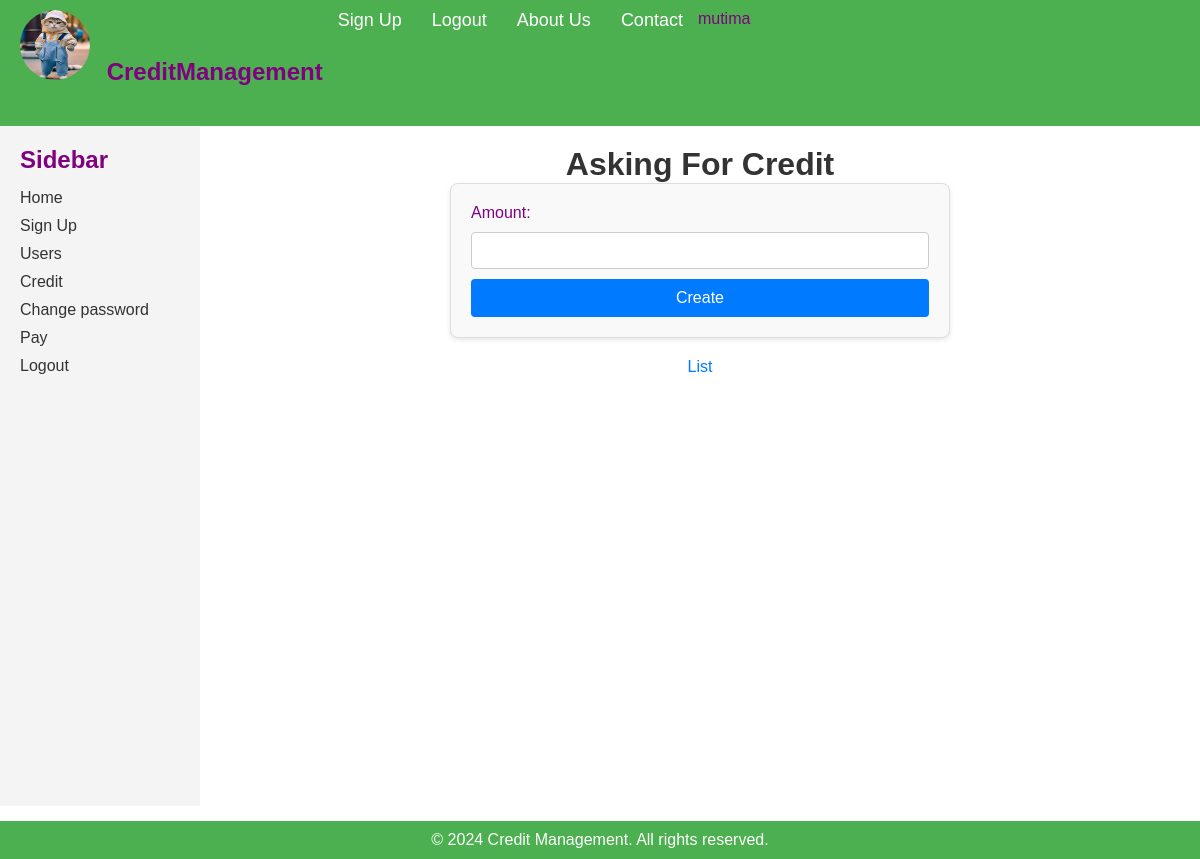
Page /credit_create (signed in) on the committed database.
### authentication/models.py (models this page shows)
class CustomUser(AbstractUser):
    class Gender(models.TextChoices):
        MALE = 'MALE', 'Male'
        FEMALE = 'FEMALE', 'Female'
    class Civility(models.TextChoices):
        MARRIED = 'MARRIED', 'Married'  # Fixed spelling
        UNMARRIED = 'UNMARRIED', 'Unmarried'  # Fixed spelling
    PROVINCES = [
        ('Kayanza', 'Kayanza'),
        ('Mwaro', 'Mwaro'),
        ('Bururi', 'Bururi'),
        ('Bujumbura-Mairie', 'Bujumbura-Mairie'),
        ('Bujumbura-Rurale', 'Bujumbura-Rurale'),
        ('Gitega', 'Gitega'),
        ('Rutana', 'Rutana'),
        ('Ngozi', 'Ngozi'),
        ('Cibitoke', 'Cibitoke'),
        ('Muyinga', 'Muyinga'),
        ('Kirundo', 'Kirundo'),
        ('Rumonge', 'Rumonge'),
        ('Makamba', 'Makamba'),
        ('Karusi', 'Karusi'),
        ('Ruyigi', 'Ruyigi'),
        ('Bubanza', 'Bubanza'),
    ]
    gender = models.CharField(
        max_length=10,
        verbose_name='Gender',
        choices=Gender.choices  # Use .choices here
    )
    civility = models.CharField(
        max_length=30,
        verbose_name='Civility',
        choices=Civility.choices  # Use .choices here
    )
    province = models.CharField(
        max_length=30,
        verbose_name='Province',
        choices=PROVINCES
    )
    birth_year = models.PositiveIntegerField(
        verbose_name='Birth Year',
        choices=[(year, year) for year in range(1900, datetime.now().year + 1)],
        default=datetime.now().year
    )
    profile_photo = models.ImageField(verbose_name='Profile Photo')  # Specify upload_to
    def __str__(self):
        return self.username

### credit/views.py (the view, shortened to what this page needs)
# urls.py: path('credit_create',CreditCreateView.as_view(),name='credit_create'),
class CreditCreateView(LoginRequiredMixin,CreateView):
	model=CreditModel
	form_class=CreditForm
	template_name='credit/credit.html'
	success_url=reverse_lazy('credit_list')

### credit/forms.py
class CreditForm(forms.ModelForm):
	class Meta:
		model=CreditModel
		fields=['amount']

### credit/templates/credit/credit.html (shortened to what this page needs)
{% extends "base.html" %}
{% block content %}
<h1>Asking For Credit</h1>
	<form method="POST">
		{{ form.as_p }}
		<button type="submit">Create</button>
	</form>
	<a class="back-link"  href="{% url 'credit_list' %}">List</a>
{% endblock content %}

### templates/base.html (shortened to what this page needs)
{% load static %}
<!DOCTYPE html>
<html lang="en">
<head>
    <link rel="stylesheet" href="{% static 'style.css' %}">
</head>
<body>
    <nav class="navbar">
        <div class="container">
            <div class="logo">
            <img  src={{ user.profile_photo.url }}>
            CreditManagement</div>
            <ul class="nav-links">
                <li><a href="{% url 'signup' %}">Sign Up</a></li>
                <li><a href="#">Logout</a></li>
                <li><a href="#about">About Us</a></li>
                <li><a href="#contact">Contact</a></li>
            </ul>
            <div class="user"><p>{{ user }}</p></div>
        </div>
    </nav>
    <div class="container">
        <aside class="sidebar">
            <h2>Sidebar</h2>
            <ul>
                <li><a href="{% url 'credit_home' %}">Home</a></li>
                <li><a href="{% url 'signup' %}">Sign Up</a></li>
                <li><a href="{% url 'user_list' %}">Users</a></li>
                <li><a href="{% url 'credit_create' %}">Credit</a></li>
                <li><a href="{% url 'change_password' %}">Change password</a></li>
                <li><a href="{% url 'logout' %}">Pay</a></li>
                <li><a href="{% url 'logout' %}">Logout</a></li>
            </ul>
        </aside>
        <main class="main-content">
            {% block content %}
            {% endblock content %}
        </main>
    </div>
    <footer class="footer">
        <p>&copy; 2024 Credit Management. All rights reserved.</p>
    </footer>
</body>
</html>

### static/style.css (style rules this page uses)
* { margin: 0; padding: 0; box-sizing: border-box; }
body { font-family: 'Arial', sans-serif; }
.navbar { background-color: #4CAF50; color: white; padding: 10px 20px; }
.container { display: flex; }
.logo { font-size: 24px; font-weight: bold; }
.logo img { width: 70px; height: 70px; border-radius: 50%; margin-right: 10px; }
.nav-links { list-style: none; display: flex; }
.nav-links li { margin: 0 15px; }
.nav-links a { color: white; text-decoration: none; font-size: 18px; transition: color 0.3s; }
.sidebar { width: 200px; height: 85vh; background-color: #f4f4f4; padding: 20px; }
.sidebar h2 { margin-bottom: 15px; }
.sidebar ul { list-style: none; }
.sidebar ul li { margin: 10px 0; }
.sidebar ul li a { text-decoration: none; color: #333; }
.main-content { flex: 1; padding: 20px; }
.footer { background-color: #4CAF50; color: white; text-align: center; padding: 10px 0; }
.back-link { display: block; text-align: center; margin-top: 20px; color: #007BFF; text-decoration: none; }
form { max-width: 500px; margin: 0 auto; padding: 20px; border: 1px solid #ddd; border-radius: 8px; background-color: #f9f9f9; box-shadow: 0 2px 5px rgba(0, 0, 0, 0.1); }
h1 { text-align: center; color: #333; }
div { color: purple; margin-bottom: 15px; }
input[type="text"], input[type="number"], input[type="email"], input[type="password"], select { width: 100%; padding: 10px; margin: 10px 0; border: 1px solid #ccc; border-radius: 4px; box-sizing: border-box; }
button { background-color: #007bff; color: white; padding: 10px 15px; border: none; border-radius: 4px; cursor: pointer; font-size: 16px; width: 100%; transition: background-color 0.3s; }

### rows in the picture
CustomUser: profile_photo (picture), username "mutima"
